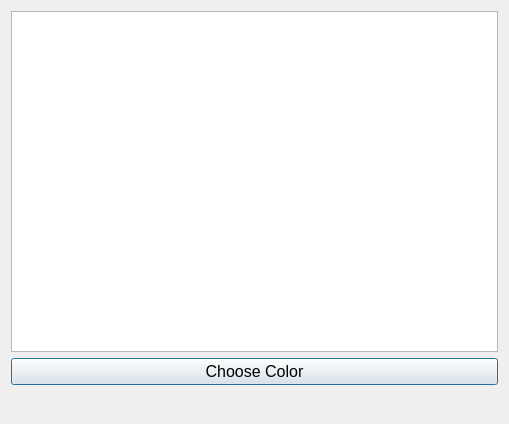
<?xml version="1.0" encoding="UTF-8"?>
<ui version="4.0">
 <class>Dialog</class>
 <widget class="QDialog" name="Dialog">
  <property name="geometry">
   <rect>
    <x>0</x>
    <y>0</y>
    <width>509</width>
    <height>424</height>
   </rect>
  </property>
  <property name="windowTitle">
   <string>Dialog</string>
  </property>
  <layout class="QVBoxLayout" name="verticalLayout">
   <item>
    <widget class="QTextEdit" name="textEdit"/>
   </item>
   <item>
    <widget class="QPushButton" name="pushButton">
     <property name="font">
      <font>
       <pointsize>12</pointsize>
      </font>
     </property>
     <property name="text">
      <string>Choose Color</string>
     </property>
    </widget>
   </item>
   <item>
    <widget class="QLabel" name="result">
     <property name="font">
      <font>
       <pointsize>14</pointsize>
      </font>
     </property>
     <property name="text">
      <string/>
     </property>
    </widget>
   </item>
  </layout>
 </widget>
 <resources/>
 <connections/>
</ui>
